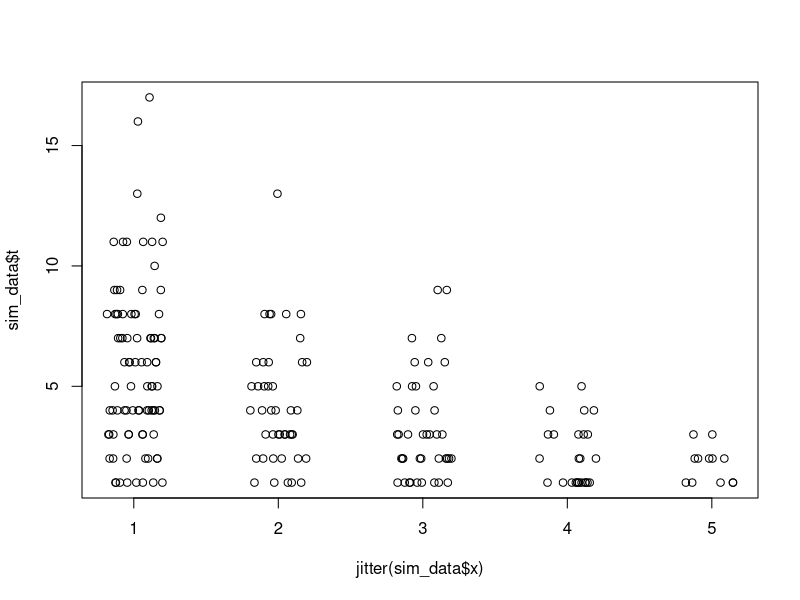
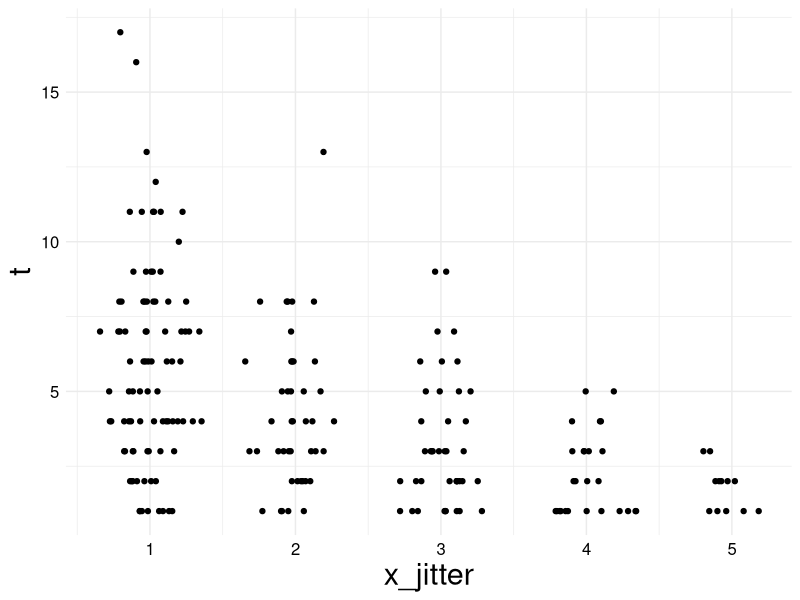

The R source for these figures, in order:
## ---- chunk 1
# ggplot2 theme setup
library(ggplot2)
ggplot2::theme_set(
	ggplot2::theme_minimal() +
		ggplot2::theme(
			plot.background = ggplot2::element_rect(
				fill = "white", color = "white"
			),
			axis.text = ggplot2::element_text(size = 12, color = "black"),
			axis.title = ggplot2::element_text(size = 22),
			plot.subtitle = ggplot2::element_text(
				size = 16, hjust = 0, margin = ggplot2::margin(b = 2)
			),
			plot.title = ggplot2::element_text(
				size = 19, hjust = 0, margin = ggplot2::margin(b = 2, l = 2)
			),
			plot.caption = ggplot2::element_text(size = 14),
			strip.text = ggplot2::element_text(
				size = 16, hjust = 0.5, margin = ggplot2::margin(b = 2, t = 2)
			),
			panel.spacing = ggplot2::unit(2, "lines"),
			legend.position = "bottom",
			legend.text = ggplot2::element_text(size = 16, color = "black"),
			legend.title = ggplot2::element_text(size = 18, color = "black"),
			plot.margin = ggplot2::margin(t = 6, r = 6, b = 6, l = 6)
		)
)
## ---- chunk 2
set.seed(2384590)
sim_parms <- list(
	n = 210,
	k = 1.5,
	alpha = 2,
	beta = -0.35
)

str(sim_parms)

## ---- chunk 3
gen_data <- function(n, k, alpha, beta) {
	out <- tibble::tibble(
		x = sample(
			1:5, size = n, replace = TRUE,
			prob = c(0.4, 0.25, 0.2, 0.1, 0.05)
		),
		l_lambda = alpha + beta * x,
		lambda = exp(l_lambda),
		t_star = rweibull(n, shape = k, scale = lambda),
		t = ceiling(t_star)
	)
	
	return(out)
}

sim_data <- do.call(gen_data, sim_parms)
print(sim_data, n = 5)

plot(jitter(sim_data$x), sim_data$t)
sim_data |> dplyr::group_by(x) |> dplyr::summarise(eft = mean(t))
## ---- chunk 4
sim_data |>
	dplyr::mutate(x_jitter = x + rnorm(nrow(sim_data), 0, 0.1)) |>
	ggplot2::ggplot() +
	aes(x = x_jitter, y = t, group = (x)) +
	geom_point(position = ggbeeswarm::position_beeswarm())
#ggbeeswarm::geom_beeswarm(aes(y = t_star), color = "gray")
	geom_segment(
		aes(x = x, xend = x, y = t, yend = t_star)
	)
	geom_count(shape = 21, fill = "#ffffff50")
